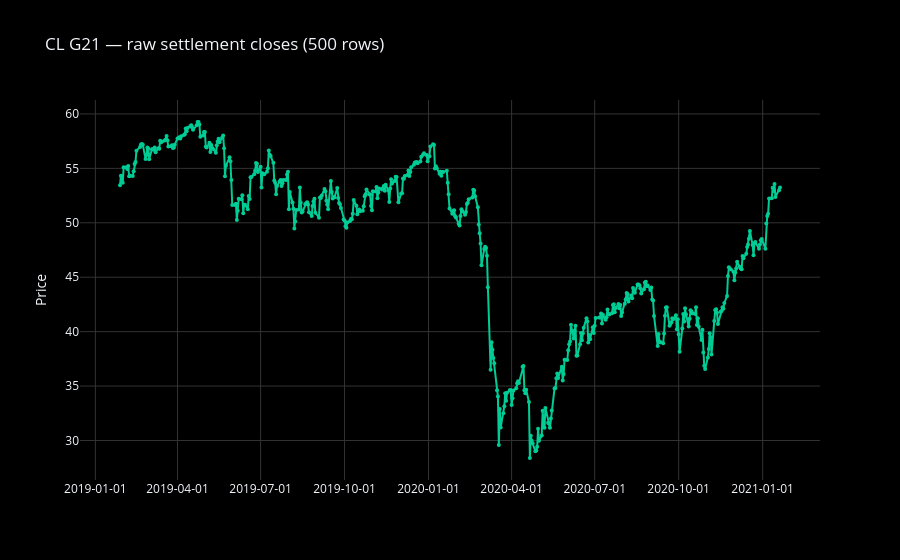
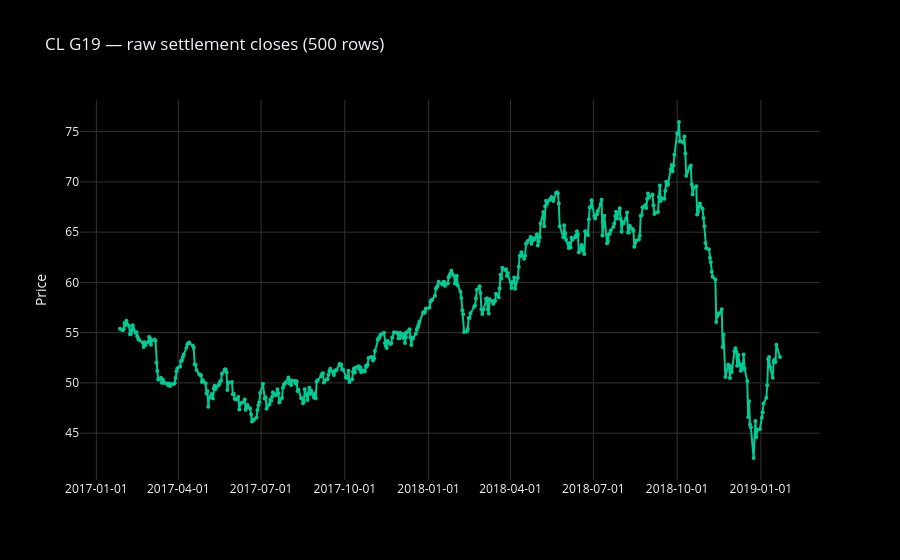
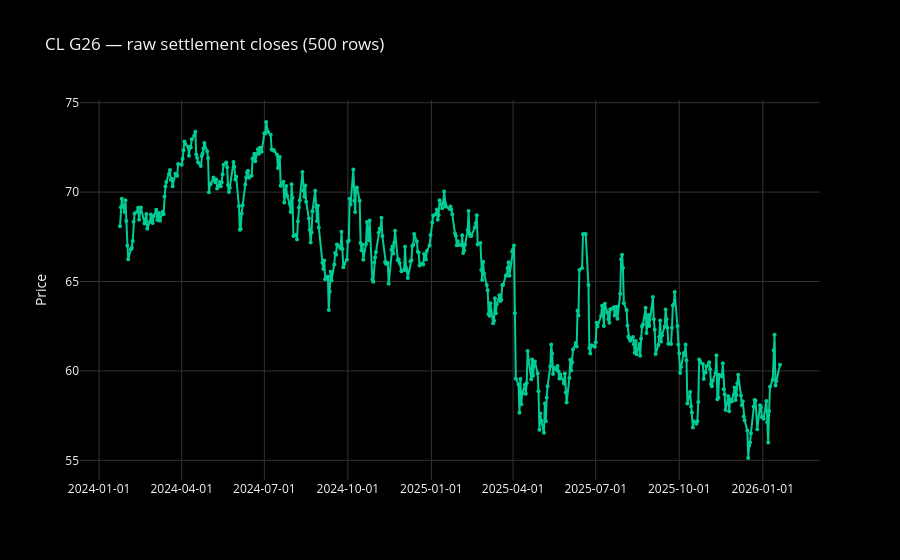
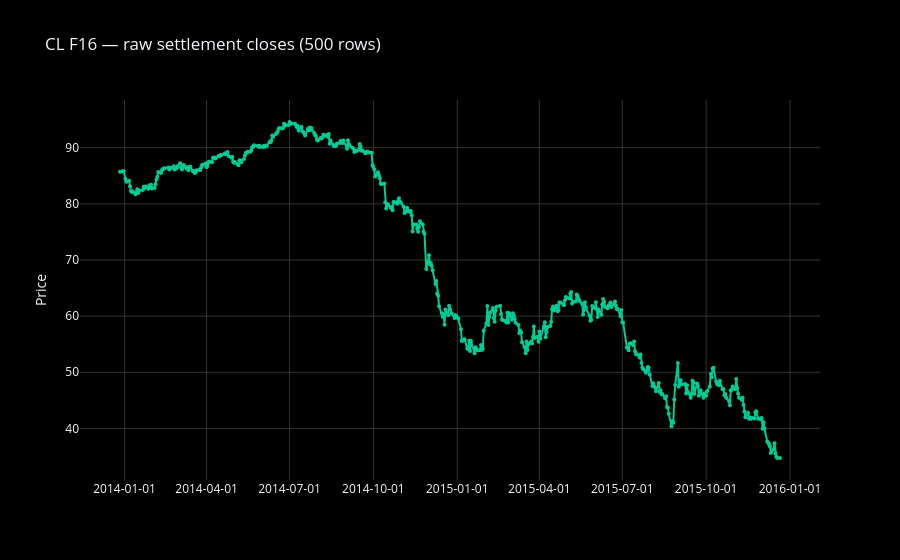

The notebook cell saved with these charts, in order:
### Code cell
# --- Cell 3b: each outright leg plotted separately, raw closes, no interpolation ---
import plotly.graph_objects as go

for code, df in raw_data.items():
    fig = go.Figure()
    fig.add_trace(go.Scatter(
        x=df.index, y=df['Close'],
        mode='lines+markers', name=code,
        line=dict(width=2, color='#00CC96'),
        marker=dict(size=4),
    ))
    fig.update_layout(
        template="plotly_dark", paper_bgcolor='black', plot_bgcolor='black',
        title=f"{SYMBOL} {code} — raw settlement closes ({len(df)} rows)",
        xaxis=dict(tickformat='%Y-%m-%d', gridcolor='#333'),
        yaxis=dict(title="Price", gridcolor='#333'),
        hovermode="x unified",
    )
    fig.show()

### Figure 1 — Plotly figure (JSON) as saved in the notebook; plotly's stock layout.template omitted (floating-point values rounded to 4 significant figures; data arrays with more than 128 entries replaced by an {"elided": "..."} marker saying what was removed)
{"data": [{"line": {"color": "#00CC96", "width": 2}, "marker": {"size": 4}, "mode": "lines+markers", "name": "G21", "type": "scatter", "x": {"elided": "500 str values"}, "y": {"elided": "500 float values"}}], "layout": {"hovermode": "x unified", "paper_bgcolor": "black", "plot_bgcolor": "black", "title": {"text": "CL G21 — raw settlement closes (500 rows)"}, "xaxis": {"gridcolor": "#333", "tickformat": "%Y-%m-%d"}, "yaxis": {"gridcolor": "#333", "title": {"text": "Price"}}}}

### Figure 2 — Plotly figure (JSON) as saved in the notebook; plotly's stock layout.template omitted (floating-point values rounded to 4 significant figures; data arrays with more than 128 entries replaced by an {"elided": "..."} marker saying what was removed)
{"data": [{"line": {"color": "#00CC96", "width": 2}, "marker": {"size": 4}, "mode": "lines+markers", "name": "G19", "type": "scatter", "x": {"elided": "500 str values"}, "y": {"elided": "500 float values"}}], "layout": {"hovermode": "x unified", "paper_bgcolor": "black", "plot_bgcolor": "black", "title": {"text": "CL G19 — raw settlement closes (500 rows)"}, "xaxis": {"gridcolor": "#333", "tickformat": "%Y-%m-%d"}, "yaxis": {"gridcolor": "#333", "title": {"text": "Price"}}}}

### Figure 3 — Plotly figure (JSON) as saved in the notebook; plotly's stock layout.template omitted (floating-point values rounded to 4 significant figures; data arrays with more than 128 entries replaced by an {"elided": "..."} marker saying what was removed)
{"data": [{"line": {"color": "#00CC96", "width": 2}, "marker": {"size": 4}, "mode": "lines+markers", "name": "G26", "type": "scatter", "x": {"elided": "500 str values"}, "y": {"elided": "500 float values"}}], "layout": {"hovermode": "x unified", "paper_bgcolor": "black", "plot_bgcolor": "black", "title": {"text": "CL G26 — raw settlement closes (500 rows)"}, "xaxis": {"gridcolor": "#333", "tickformat": "%Y-%m-%d"}, "yaxis": {"gridcolor": "#333", "title": {"text": "Price"}}}}

### Figure 4 — Plotly figure (JSON) as saved in the notebook; plotly's stock layout.template omitted (floating-point values rounded to 4 significant figures; data arrays with more than 128 entries replaced by an {"elided": "..."} marker saying what was removed)
{"data": [{"line": {"color": "#00CC96", "width": 2}, "marker": {"size": 4}, "mode": "lines+markers", "name": "F16", "type": "scatter", "x": {"elided": "500 str values"}, "y": {"elided": "500 float values"}}], "layout": {"hovermode": "x unified", "paper_bgcolor": "black", "plot_bgcolor": "black", "title": {"text": "CL F16 — raw settlement closes (500 rows)"}, "xaxis": {"gridcolor": "#333", "tickformat": "%Y-%m-%d"}, "yaxis": {"gridcolor": "#333", "title": {"text": "Price"}}}}
